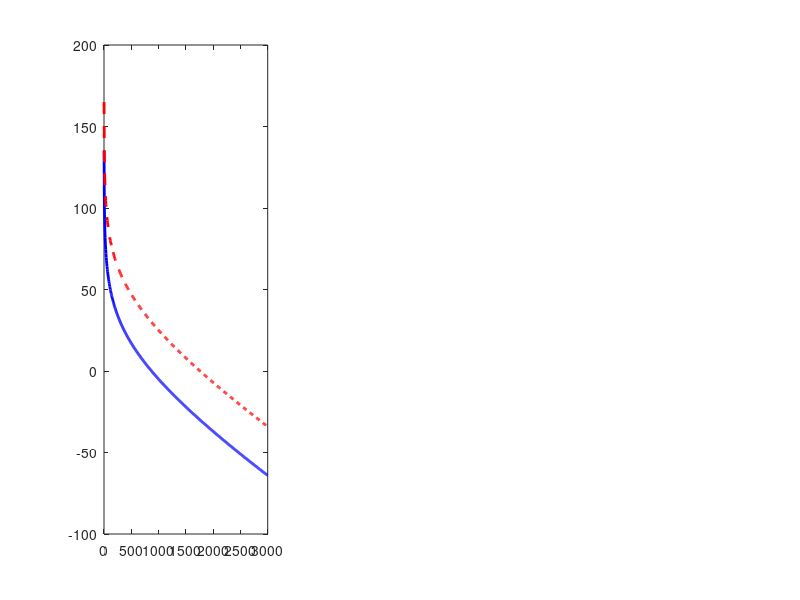

Write the MATLAB code that produced this figure. (Note: this script raises an error after producing the figure.)
% =========================================================
% SIMULATION 1: Sonar Equation & Range Calculation
% Sustainable DSL Monitoring System
% All three operating frequencies: 38, 120, 200 kHz
% =========================================================
% HOW TO RUN: Press F5 or click "Run" in MATLAB
% =========================================================

clear; clc; close all;

%% --- SYSTEM PARAMETERS ---

frequencies = [38e3, 120e3, 200e3];        % Hz: fish, krill, zooplankton
freq_labels = {'38 kHz (Fish)', '120 kHz (Krill)', '200 kHz (Zooplankton)'};

% Eco-friendly (proposed) vs Conventional source levels (dB re 1 µPa @ 1m)
SL_eco         = [180, 175, 170];          % Low-power eco system
SL_conventional = [210, 205, 200];         % Typical fishery sonar

% Target Strength (dB) — representative for DSL organisms
TS = [-45, -55, -65];                      % fish, krill, zooplankton

% Detection threshold (minimum received level for detection)
% Deep quiet ocean: DT ~ 0 dB (echo equals noise floor)
DT = 0;                                    % dB

% Noise Level (ambient ocean noise, dB re 1 µPa)
% Deep open ocean below thermocline is very quiet
NL = 30;                                   % dB re 1 µPa (deep quiet ocean)

% Figure of Merit (max allowable two-way transmission loss)
% FOM = SL + TS - NL - DT
% Range achieved when 2*TL = FOM

% Absorption coefficients (dB/km) — increases with frequency
alpha = [10, 34, 60];                      % for 38, 120, 200 kHz (approx)

% Depth range to evaluate
depth = 200:10:1000;                       % meters (DSL range)

%% --- CALCULATE DETECTION RANGE ---

fprintf('=== SONAR RANGE CALCULATION RESULTS ===\n\n');

figure('Name','Sonar Range vs Depth','Color','white','Position',[100 100 1200 500]);

for i = 1:3
    % Figure of Merit
    FOM_eco  = SL_eco(i)  + TS(i) - NL - DT;
    FOM_conv = SL_conventional(i) + TS(i) - NL - DT;

    % Two-way Transmission Loss: TL = 20*log10(R) + alpha*R/1000
    % Solve for range R where 2*TL = FOM
    % We sweep range and find where received level crosses threshold
    R = 1:5:3000;  % range in meters

    % Transmission Loss (spherical spreading + absorption)
    TL = 20*log10(R) + alpha(i) .* R ./ 1000;

    % Received Echo Level
    EL_eco  = SL_eco(i)  + TS(i) - 2*TL;
    EL_conv = SL_conventional(i) + TS(i) - 2*TL;

    % Detection range = max range where EL > NL + DT
    threshold = NL + DT;
    det_range_eco  = max(R(EL_eco  >= threshold));
    det_range_conv = max(R(EL_conv >= threshold));

    fprintf('--- %s ---\n', freq_labels{i});
    fprintf('  Eco-Friendly  Detection Range: %.0f m\n', det_range_eco);
    fprintf('  Conventional  Detection Range: %.0f m\n', det_range_conv);
    fprintf('  Range Sacrifice (eco vs conv): %.0f m (%.1f%%)\n\n', ...
        det_range_conv - det_range_eco, ...
        100*(det_range_conv - det_range_eco)/det_range_conv);

    % Plot Echo Level vs Range
    subplot(1, 3, i);
    plot(R, EL_eco,  'b-',  'LineWidth', 2); hold on;
    plot(R, EL_conv, 'r--', 'LineWidth', 2);
    yline(threshold, 'k:', 'LineWidth', 1.5, 'Label', 'Detection Threshold');
    xline(det_range_eco,  'b:', 'LineWidth', 1.2);
    xline(det_range_conv, 'r:', 'LineWidth', 1.2);
    xlabel('Range (m)'); ylabel('Echo Level (dB re 1 µPa)');
    title(freq_labels{i});
    legend('Eco-Friendly', 'Conventional', 'Location', 'northeast');
    grid on; ylim([-50 100]); xlim([0 3000]);
end

sgtitle('Sonar Echo Level vs Range — Eco-Friendly vs Conventional', 'FontSize', 14, 'FontWeight', 'bold');

%% --- BAR CHART: Detection Range Comparison ---

det_eco  = zeros(1,3);
det_conv = zeros(1,3);

for i = 1:3
    R = 1:5:3000;
    TL = 20*log10(R) + alpha(i) .* R ./ 1000;
    EL_eco  = SL_eco(i)  + TS(i) - 2*TL;
    EL_conv = SL_conventional(i) + TS(i) - 2*TL;
    threshold = NL + DT;
    det_eco(i)  = max(R(EL_eco  >= threshold));
    det_conv(i) = max(R(EL_conv >= threshold));
end

figure('Name','Detection Range Comparison','Color','white','Position',[100 650 700 400]);
bar_data = [det_eco; det_conv]';
b = bar(bar_data, 0.7);
b(1).FaceColor = [0.2 0.5 0.8];  % Blue = eco
b(2).FaceColor = [0.8 0.2 0.2];  % Red  = conventional
set(gca, 'XTickLabel', {'38 kHz', '120 kHz', '200 kHz'});
ylabel('Max Detection Range (m)');
title('Detection Range: Eco-Friendly vs Conventional');
legend('Eco-Friendly (Low Power)', 'Conventional', 'Location', 'northeast');
grid on;

fprintf('=== Simulation 1 Complete. See figures. ===\n');
